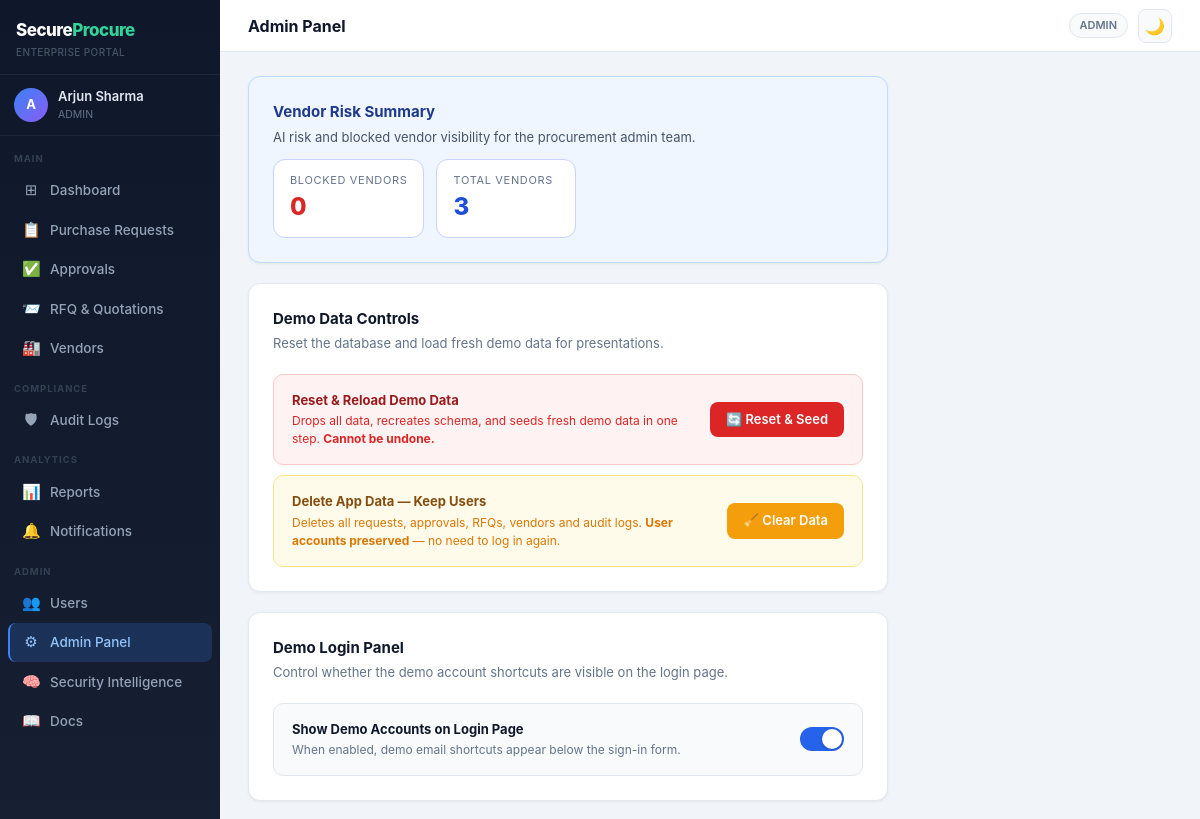
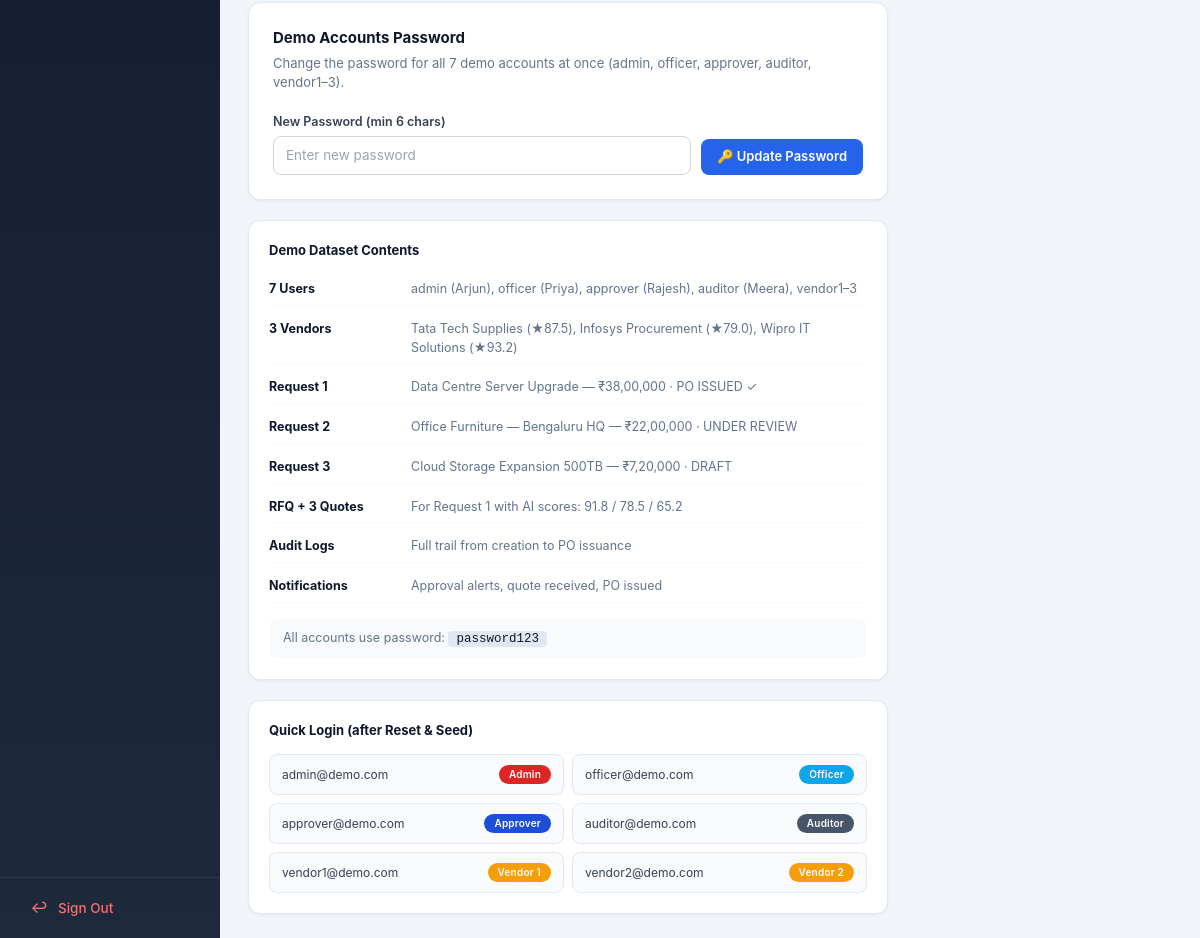
/admin/panel (signed in), run on the app's committed database (2 pictures, top to bottom).
### app/models.py (models this page shows, shortened)
class User(UserMixin, db.Model):
    __tablename__ = 'users'
    id            = db.Column(db.Integer, primary_key=True)
    name          = db.Column(db.String(120), nullable=False)
    email         = db.Column(db.String(120), unique=True, nullable=False)
    password_hash = db.Column(db.String(256), nullable=False)
    role          = db.Column(db.String(30), nullable=False, default='PROCUREMENT_OFFICER')
    department    = db.Column(db.String(100))
    is_active     = db.Column(db.Boolean, default=True)
    created_at    = db.Column(db.DateTime, default=datetime.utcnow)
    vendor         = db.relationship('Vendor', back_populates='user', uselist=False)
    requests       = db.relationship('PurchaseRequest', back_populates='creator', foreign_keys='PurchaseRequest.created_by')
    approvals      = db.relationship('Approval', back_populates='decider', foreign_keys='Approval.decided_by')
    audit_logs     = db.relationship('AuditLog', back_populates='user')
    notifications  = db.relationship('Notification', back_populates='user', cascade='all, delete-orphan')

### app/routes/admin.py (the view)
@bp.route('/panel')
@login_required
@require_roles('ADMIN')
def panel():
    blocked_count = Vendor.query.filter_by(ai_risk_blocked=True).count()
    total_vendors = Vendor.query.count()
    blocked_display = Vendor.query.filter_by(ai_risk_blocked=True).limit(5).all()
    return render_template('dashboard/admin_panel.html', blocked_count=blocked_count,
                           total_vendors=total_vendors, blocked_display=blocked_display)

### templates/dashboard/admin_panel.html (shortened to what this page needs)
{% extends "base.html" %}
{% block page_header %}
  <div style="font-size: 16px; font-weight: 700; color: var(--text-primary);">Admin Panel</div>
{% endblock %}
{% block content %}
<div style="max-width: 640px;">
  <div class="card" style="padding:24px; margin-bottom:20px; background:#eff6ff; border:1px solid #bfdbfe;">
    <div style="display:flex; align-items:center; justify-content:space-between; gap:12px; flex-wrap:wrap;">
      <div>
        <div style="font-size:15px; font-weight:700; color:#1e3a8a; margin-bottom:4px;">Vendor Risk Summary</div>
        <div style="font-size:13px; color:#475569;">AI risk and blocked vendor visibility for the procurement admin team.</div>
      </div>
      <div style="display:flex; gap:12px; flex-wrap:wrap;">
        <div style="padding:12px 16px; background:white; border-radius:12px; border:1px solid #c7d2fe; min-width:140px;">
          <div style="font-size:11px; color:#64748b; text-transform:uppercase; letter-spacing:0.06em;">Blocked Vendors</div>
          <div style="font-size:24px; font-weight:800; color:#dc2626;">{{ blocked_count }}</div>
        </div>
        <div style="padding:12px 16px; background:white; border-radius:12px; border:1px solid #c7d2fe; min-width:140px;">
          <div style="font-size:11px; color:#64748b; text-transform:uppercase; letter-spacing:0.06em;">Total Vendors</div>
          <div style="font-size:24px; font-weight:800; color:#1d4ed8;">{{ total_vendors }}</div>
        </div>
      </div>
    </div>
  </div>
  <div class="card" style="padding: 24px; margin-bottom: 20px;">
    <div style="font-size: 15px; font-weight: 700; color: var(--text-primary); margin-bottom: 4px;">Demo Data Controls</div>
    <div style="font-size: 13px; color: var(--text-muted); margin-bottom: 20px;">Reset the database and load fresh demo data for presentations.</div>
    <div style="display: flex; flex-direction: column; gap: 10px;">
      <div style="display: flex; align-items: center; justify-content: space-between; padding: 16px 18px; background: #fef2f2; border: 1px solid #fecaca; border-radius: 10px;">
        <div>
          <div style="font-size: 13px; font-weight: 700; color: #991b1b; margin-bottom: 2px;">Reset &amp; Reload Demo Data</div>
          <div style="font-size: 12px; color: #dc2626;">Drops all data, recreates schema, and seeds fresh demo data in one step. <strong>Cannot be undone.</strong></div>
        </div>
        <button onclick="resetData()" id="reset-btn" class="btn btn-danger" style="flex-shrink: 0; margin-left: 16px;">
          🔄 Reset &amp; Seed
        </button>
      </div>
      <div style="display: flex; align-items: center; justify-content: space-between; padding: 16px 18px; background: #fffbeb; border: 1px solid #fde68a; border-radius: 10px;">
        <div>
          <div style="font-size: 13px; font-weight: 700; color: #854d0e; margin-bottom: 2px;">Delete App Data — Keep Users</div>
          <div style="font-size: 12px; color: #d97706;">Deletes all requests, approvals, RFQs, vendors and audit logs. <strong>User accounts preserved</strong> — no need to log in again.</div>
        </div>
        <button onclick="deleteData()" id="delete-btn" class="btn" style="background:#f59e0b;color:white;flex-shrink:0;margin-left:16px;">
          🧹 Clear Data
        </button>
      </div>
    </div>
  </div>
  <div class="card" style="padding: 24px; margin-bottom: 20px;">
    <div style="font-size: 15px; font-weight: 700; color: var(--text-primary); margin-bottom: 4px;">Demo Login Panel</div>
    <div style="font-size: 13px; color: var(--text-muted); margin-bottom: 20px;">Control whether the demo account shortcuts are visible on the login page.</div>
    <div style="display: flex; align-items: center; justify-content: space-between; padding: 16px 18px; background: var(--bg-subtle); border: 1px solid var(--border); border-radius: 10px;">
      <div>
        <div style="font-size: 13px; font-weight: 700; color: var(--text-primary); margin-bottom: 2px;">Show Demo Accounts on Login Page</div>
        <div style="font-size: 12px; color: var(--text-muted);">When enabled, demo email shortcuts appear below the sign-in form.</div>
      </div>
      <label style="position: relative; display: inline-flex; align-items: center; cursor: pointer; flex-shrink: 0; margin-left: 16px;">
        <span id="demo-toggle-track" style="display:inline-block;width:44px;height:24px;background:#d1d5db;border-radius:12px;transition:background 0.2s;position:relative;">
          <span id="demo-toggle-thumb" style="position:absolute;top:2px;left:2px;width:20px;height:20px;background:white;border-radius:50%;transition:left 0.2s;box-shadow:0 1px 3px rgba(0,0,0,0.2);"></span>
        </span>
      </label>
    </div>
  </div>
  <div class="card" style="padding: 24px; margin-bottom: 20px;">
    <div style="font-size: 15px; font-weight: 700; color: var(--text-primary); margin-bottom: 4px;">Demo Accounts Password</div>
    <div style="font-size: 13px; color: var(--text-muted); margin-bottom: 20px;">Change the password for all 7 demo accounts at once (admin, officer, approver, auditor, vendor1–3).</div>
    <div style="display: flex; gap: 10px; align-items: flex-end;">
      <div style="flex: 1;">
        <label class="form-label">New Password (min 6 chars)</label>
        <input type="password" id="demo-new-pwd" class="form-input" placeholder="Enter new password" minlength="6"/>
      </div>
      <button onclick="changeDemoPassword()" class="btn btn-primary" style="flex-shrink:0;">
        🔑 Update Password
      </button>
    </div>
  </div>
  <div class="card" style="padding: 20px; margin-bottom: 20px;">
    <div style="font-size: 13px; font-weight: 700; color: var(--text-primary); margin-bottom: 14px;">Demo Dataset Contents</div>
    <div style="display: flex; flex-direction: column; gap: 8px;">
      {% for label, detail in [
        ('7 Users', 'admin (Arjun), officer (Priya), approver (Rajesh), auditor (Meera), vendor1–3'),
        ('3 Vendors', 'Tata Tech Supplies (★87.5), Infosys Procurement (★79.0), Wipro IT Solutions (★93.2)'),
        ('Request 1', 'Data Centre Server Upgrade — ₹38,00,000 · PO ISSUED ✓'),
        ('Request 2', 'Office Furniture — Bengaluru HQ — ₹22,00,000 · UNDER REVIEW'),
        ('Request 3', 'Cloud Storage Expansion 500TB — ₹7,20,000 · DRAFT'),
        ('RFQ + 3 Quotes', 'For Request 1 with AI scores: 91.8 / 78.5 / 65.2'),
        ('Audit Logs', 'Full trail from creation to PO issuance'),
        ('Notifications', 'Approval alerts, quote received, PO issued'),
      ] %}
      <div style="display: flex; gap: 12px; font-size: 12.5px; padding: 6px 0; border-bottom: 1px solid #f8fafc;">
        <span style="font-weight: 700; color: var(--text-primary); min-width: 130px; flex-shrink: 0;">{{ label }}</span>
        <span style="color: var(--text-muted);">{{ detail }}</span>
      </div>
      <div style="margin-top: 8px; padding: 10px 14px; background: var(--bg-subtle); border-radius: 8px; font-size: 12.5px; color: var(--text-muted);">
        All accounts use password: <code style="background: var(--border); padding: 1px 8px; border-radius: 4px; font-family: monospace; color: var(--text-primary);">password123</code>
      </div>
    </div>
  </div>
  <div class="card" style="padding: 20px;">
    <div style="font-size: 13px; font-weight: 700; color: var(--text-primary); margin-bottom: 14px;">Quick Login (after Reset &amp; Seed)</div>
    <div style="display: grid; grid-template-columns: 1fr 1fr; gap: 8px;">
      {% for email, role, color in [
        ('admin@demo.com','Admin','badge-danger'),
        ('officer@demo.com','Officer','badge-info'),
        ('approver@demo.com','Approver','badge-success'),
        ('auditor@demo.com','Auditor','badge-secondary'),
        ('vendor1@demo.com','Vendor 1','badge-warning'),
        ('vendor2@demo.com','Vendor 2','badge-warning'),
      ] %}
      <a href="/login"
        style="display: flex; align-items: center; justify-content: space-between; padding: 10px 12px; background: var(--bg-subtle); border: 1px solid var(--border); border-radius: 8px; text-decoration: none; transition: all 0.15s;"
        onmouseover="this.style.background='#f1f5f9'" onmouseout="this.style.background='#f8fafc'">
        <span style="font-size: 12px; color: var(--text-secondary);">{{ email }}</span>
        <span class="badge {{ color }}" style="font-size: 10px;">{{ role }}</span>
      </a>
      {% endfor %}
    </div>
  </div>
</div>
{% endblock %}

### templates/base.html (shortened to what this page needs)
<!DOCTYPE html>
<html lang="en" class="h-full">
<head>
  <script src="https://cdn.tailwindcss.com"></script>
</head>
<body class="h-full flex overflow-hidden" style="font-family: -apple-system, BlinkMacSystemFont, 'Segoe UI', sans-serif;">
<aside class="sidebar flex-shrink-0">
  <div style="padding: 18px 16px 14px; border-bottom: 1px solid rgba(255,255,255,0.07);">
    <a href="/dashboard" style="text-decoration: none; display: block;">
      <div style="font-size: 17px; font-weight: 800; color: white; letter-spacing: -0.5px;">
        Secure<span style="color: #34d399;">Procure</span>
      </div>
      <div style="font-size: 10px; color: #475569; margin-top: 1px; font-weight: 500; letter-spacing: 0.04em;">ENTERPRISE PORTAL</div>
    </a>
  </div>
  <div style="padding: 12px 14px; border-bottom: 1px solid rgba(255,255,255,0.06);">
    <div style="display: flex; align-items: center; gap: 10px;">
      <div style="width: 34px; height: 34px; border-radius: 50%; background: linear-gradient(135deg,#3b82f6,#8b5cf6); display: flex; align-items: center; justify-content: center; font-size: 13px; font-weight: 700; color: white; flex-shrink: 0;">
        {{ current_user.name[0].upper() }}
      </div>
      <div style="min-width: 0;">
        <div style="font-size: 13px; font-weight: 600; color: #e2e8f0; white-space: nowrap; overflow: hidden; text-overflow: ellipsis;">{{ current_user.name }}</div>
        <div style="font-size: 10.5px; color: #64748b; margin-top: 1px;">{{ current_user.role.replace('_',' ') }}</div>
      </div>
    </div>
  </div>
  <nav style="flex: 1; padding: 10px 0; overflow-y: auto;">
    <div style="padding: 6px 14px 4px; font-size: 9.5px; font-weight: 700; color: #334155; letter-spacing: 0.1em; text-transform: uppercase;">Main</div>
    <a href="/dashboard" class="nav-item {% if request.path == '/dashboard' %}active{% endif %}">
      <span class="nav-icon">⊞</span> Dashboard
    </a>
    {% if current_user.role != 'VENDOR' %}
    <a href="/requests" class="nav-item {% if '/requests' in request.path %}active{% endif %}">
      <span class="nav-icon">📋</span> Purchase Requests
    </a>
    {% endif %}
    {% if current_user.role in ['APPROVER', 'ADMIN'] %}
    <a href="/approvals" class="nav-item {% if '/approvals' in request.path %}active{% endif %}">
      <span class="nav-icon">✅</span> Approvals
    </a>
    {% endif %}
    {% if current_user.role in ['PROCUREMENT_OFFICER', 'ADMIN', 'APPROVER', 'AUDITOR'] %}
    <a href="/rfq" class="nav-item {% if '/rfq' in request.path %}active{% endif %}">
      <span class="nav-icon">📨</span> RFQ &amp; Quotations
    </a>
    {% endif %}
    {% if current_user.role in ['ADMIN', 'PROCUREMENT_OFFICER', 'AUDITOR'] %}
    <a href="/vendors" class="nav-item {% if '/vendors' in request.path %}active{% endif %}">
      <span class="nav-icon">🏭</span> Vendors
    </a>
    {% endif %}
    {% if current_user.role in ['AUDITOR', 'ADMIN'] %}
    <div style="padding: 10px 14px 4px; font-size: 9.5px; font-weight: 700; color: #334155; letter-spacing: 0.1em; text-transform: uppercase; margin-top: 4px;">Compliance</div>
    <a href="/audit" class="nav-item {% if '/audit' in request.path %}active{% endif %}">
      <span class="nav-icon">🛡</span> Audit Logs
    </a>
    {% endif %}
    <div style="padding: 10px 14px 4px; font-size: 9.5px; font-weight: 700; color: #334155; letter-spacing: 0.1em; text-transform: uppercase; margin-top: 4px;">Analytics</div>
    <a href="/reports" class="nav-item {% if '/reports' in request.path %}active{% endif %}">
      <span class="nav-icon">📊</span> Reports
    </a>
    <a href="/notifications" class="nav-item {% if '/notifications' in request.path %}active{% endif %}">
      <span class="nav-icon">🔔</span> Notifications
    </a>
    {% if current_user.role == 'ADMIN' %}
    <div style="padding: 10px 14px 4px; font-size: 9.5px; font-weight: 700; color: #334155; letter-spacing: 0.1em; text-transform: uppercase; margin-top: 4px;">Admin</div>
    <a href="/admin/users" class="nav-item {% if '/admin/users' in request.path %}active{% endif %}">
      <span class="nav-icon">👥</span> Users
    </a>
    <a href="/admin/panel" class="nav-item {% if '/admin/panel' in request.path %}active{% endif %}">
      <span class="nav-icon">⚙</span> Admin Panel
    </a>
    <a href="/admin/security-intelligence" class="nav-item {% if '/admin/security-intelligence' in request.path %}active{% endif %}">
      <span class="nav-icon">🧠</span> Security Intelligence
    </a>
    <a href="/admin/docs" class="nav-item {% if '/admin/docs' in request.path %}active{% endif %}">
      <span class="nav-icon">📖</span> Docs
    </a>
    {% endif %}
  </nav>
  <div style="padding: 10px 8px; border-top: 1px solid rgba(255,255,255,0.07);">
    <form action="/logout" method="post">
      <button type="submit" class="nav-item" style="width:100%; background:none; border:none; cursor:pointer; color:#f87171;">
        <span class="nav-icon">↩</span> Sign Out
      </button>
    </form>
  </div>
</aside>
<div style="flex: 1; display: flex; flex-direction: column; overflow: hidden; min-width: 0;">
  <header class="topbar">
    <div>{% block page_header %}{% endblock %}</div>
    <div style="display: flex; align-items: center; gap: 10px;">
      <span style="font-size: 11px; font-weight: 600; color: var(--text-muted); background: var(--bg-subtle); border: 1px solid var(--border); padding: 3px 10px; border-radius: 20px;">
        {{ current_user.role.replace('_',' ') }}
      </span>
      <button class="theme-toggle" id="theme-btn" onclick="toggleTheme()" title="Toggle dark/light mode">🌙</button>
    </div>
  </header>
  <main class="main-content">
    {% block content %}{% endblock %}
  </main>
</div>
</body>
</html>

### data on the page
User: name "A", name "Arjun Sharma", role.replace "ADMIN", email "admin@demo.com", role "Admin"

### other printed values
{{ blocked_count }} "0"
{{ total_vendors }} "3"
{{ label }} "7 Users" "3 Vendors" "Request 1" "Request 2" "Request 3" "RFQ + 3 Quotes" "Audit Logs" "Notifications"
{{ detail }} "admin (Arjun), officer (Priya), approver (Rajesh), auditor (Meera), vendor1–3" "Tata Tech Supplies (★87.5), Infosys Procurement (★79.0), Wipro IT Solutions (★93.2)" "Data Centre Server Upgrade — ₹38,00,000 · PO ISSUED ✓" "Office Furniture — Bengaluru HQ — ₹22,00,000 · UNDER REVIEW" "Cloud Storage Expansion 500TB — ₹7,20,000 · DRAFT" "For Request 1 with AI scores: 91.8 / 78.5 / 65.2" "Full trail from creation to PO issuance" "Approval alerts, quote received, PO issued"
{{ email }} "officer@demo.com" "approver@demo.com" "auditor@demo.com" "vendor1@demo.com" "vendor2@demo.com"
{{ role }} "Officer" "Approver" "Auditor" "Vendor 1" "Vendor 2"
